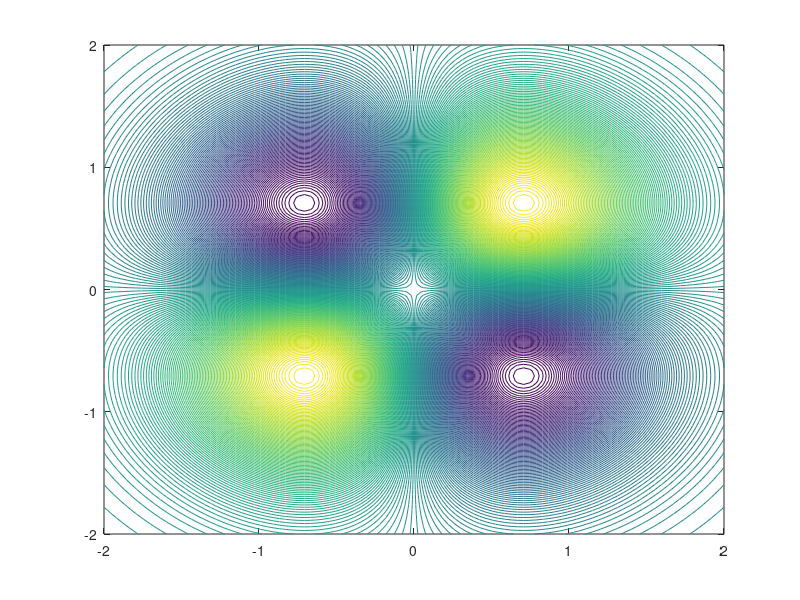

MATLAB code to generate this figure: (Note: this script raises an error after producing the figure.)
clc;
clear all;
close all;

f = @(xy) xy(1) * xy(2) * exp(-(xy(1) ^ 2 + xy(2) ^ 2));

options=optimset('Display','Iter','TolFun',1e-8);

fminsearch(f, [0; 0], options),

[xGrid, yGrid] = meshgrid(linspace(-2, 2), linspace(-2, 2));
grid on;

[m, c] = contour(xGrid, yGrid, xGrid .* yGrid .* exp(-(xGrid .^ 2 + yGrid .^ 2)), 200);
c.LineWidth = 10;